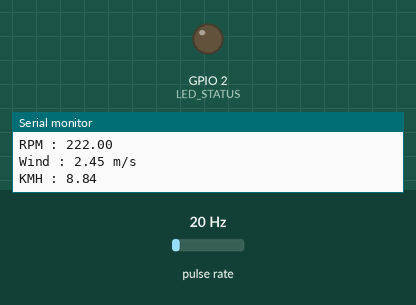
This sketch was run on a simulated ESP32. On the bench: output pins drawn as LEDs (lit = HIGH), the last lines printed to the serial monitor. Wiring (inferred from the names in the program): pulse sensor: data GPIO 13. The test bench sets the inputs (shaded band); at power-on: pulse rate 20 Hz. WiFi joins after 1.5 s; servers stay silent unless stated; no MQTT or app messages arrive unless stated.

Above: at 2.4 s.
At 18.71 s:
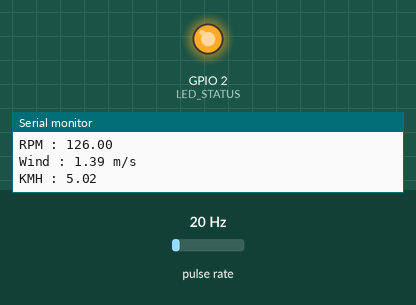
Timing chart, 0 to 19.4 s (numbered marks = the images above):
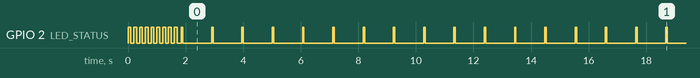

Measured:
- by itself, GPIO 2 (LED_STATUS): goes 8 × (LOW 0.10 s, HIGH 0.10 s), LOW 0.15 s, 121 × (HIGH 0.05 s, LOW 1.0 s), HIGH 0.05 s, then LOW
- by itself, everything shown: repeats every 27.4 s, in 52 steps

The sketch:

mqtt_connections.ino
```cpp
#include <WiFi.h>
#include <WiFiClientSecure.h>
#include <PubSubClient.h>
#include <ArduinoJson.h>

//=========================
// WIFI
//=========================
const char* ssid = "Pasca Sarjana";
const char* password = "ublkecee";

//=========================
// MQTT
//=========================
const char* mqtt_server = "t2a21271.ala.asia-southeast1.emqxsl.com";
const int mqtt_port = 8883;

const char* mqtt_user = "anemometer_esp1";
const char* mqtt_pass = "esp12345678";

const char* topic = "weather/anemometer";

//=========================
// LED STATUS
//=========================
#define LED_STATUS 2

int mqttFailCount = 0;
const int MQTT_FAIL_THRESHOLD = 5; // setelah 5x gagal beruntun -> LED nyala terus

//=========================
// CA CERTIFICATE
// Ganti dengan isi file .crt
//=========================
const char* root_ca =
"-----BEGIN CERTIFICATE-----\n"
"MIIDjjCCAnagAwIBAgIQAzrx5qcRqaC7KGSxHQn65TANBgkqhkiG9w0BAQsFADBh\n"
"MQswCQYDVQQGEwJVUzEVMBMGA1UEChMMRGlnaUNlcnQgSW5jMRkwFwYDVQQLExB3\n"
"d3cuZGlnaWNlcnQuY29tMSAwHgYDVQQDExdEaWdpQ2VydCBHbG9iYWwgUm9vdCBH\n"
"MjAeFw0xMzA4MDExMjAwMDBaFw0zODAxMTUxMjAwMDBaMGExCzAJBgNVBAYTAlVT\n"
"MRUwEwYDVQQKEwxEaWdpQ2VydCBJbmMxGTAXBgNVBAsTEHd3dy5kaWdpY2VydC5j\n"
"b20xIDAeBgNVBAMTF0RpZ2lDZXJ0IEdsb2JhbCBSb290IEcyMIIBIjANBgkqhkiG\n"
"9w0BAQEFAAOCAQ8AMIIBCgKCAQEAuzfNNNx7a8myaJCtSnX/RrohCgiN9RlUyfuI\n"
"2/Ou8jqJkTx65qsGGmvPrC3oXgkkRLpimn7Wo6h+4FR1IAWsULecYxpsMNzaHxmx\n"
"1x7e/dfgy5SDN67sH0NO3Xss0r0upS/kqbitOtSZpLYl6ZtrAGCSYP9PIUkY92eQ\n"
"q2EGnI/yuum06ZIya7XzV+hdG82MHauVBJVJ8zUtluNJbd134/tJS7SsVQepj5Wz\n"
"tCO7TG1F8PapspUwtP1MVYwnSlcUfIKdzXOS0xZKBgyMUNGPHgm+F6HmIcr9g+UQ\n"
"vIOlCsRnKPZzFBQ9RnbDhxSJITRNrw9FDKZJobq7nMWxM4MphQIDAQABo0IwQDAP\n"
"BgNVHRMBAf8EBTADAQH/MA4GA1UdDwEB/wQEAwIBhjAdBgNVHQ4EFgQUTiJUIBiV\n"
"5uNu5g/6+rkS7QYXjzkwDQYJKoZIhvcNAQELBQADggEBAGBnKJRvDkhj6zHd6mcY\n"
"1Yl9PMWLSn/pvtsrF9+wX3N3KjITOYFnQoQj8kVnNeyIv/iPsGEMNKSuIEyExtv4\n"
"NeF22d+mQrvHRAiGfzZ0JFrabA0UWTW98kndth/Jsw1HKj2ZL7tcu7XUIOGZX1NG\n"
"Fdtom/DzMNU+MeKNhJ7jitralj41E6Vf8PlwUHBHQRFXGU7Aj64GxJUTFy8bJZ91\n"
"8rGOmaFvE7FBcf6IKshPECBV1/MUReXgRPTqh5Uykw7+U0b6LJ3/iyK5S9kJRaTe\n"
"pLiaWN0bfVKfjllDiIGknibVb63dDcY3fe0Dkhvld1927jyNxF1WW6LZZm6zNTfl\n"
"MrY=\n"
"-----END CERTIFICATE-----\n";

//=========================
// HC020K
//=========================
#define SENSOR_PIN 13

volatile unsigned long pulseCount = 0;

WiFiClientSecure espClient;
PubSubClient client(espClient);

//=========================
// PARAMETER
//=========================
const int SLOT = 10;

const float RADIUS = 0.044;          // meter

const float CALIBRATION = 2.40;

unsigned long lastMillis = 0;

//=========================
// INTERRUPT
//=========================
void IRAM_ATTR countPulse()
{
    pulseCount++;
}

//=========================
// LED HELPER
//=========================
void ledBlinkOnceShort()
{
    // kedip singkat -> data berhasil terkirim
    digitalWrite(LED_STATUS, HIGH);
    delay(50);
    digitalWrite(LED_STATUS, LOW);
}

void ledBlinkFail3x()
{
    // tiga kedip cepat -> pengiriman gagal
    for (int i = 0; i < 3; i++)
    {
        digitalWrite(LED_STATUS, HIGH);
        delay(100);
        digitalWrite(LED_STATUS, LOW);
        delay(100);
    }
}

//=========================
// WIFI
//=========================
void connectWiFi()
{
    Serial.print("Connecting WiFi");

    WiFi.begin(ssid, password);

    while (WiFi.status() != WL_CONNECTED)
    {
        // berkedip cepat -> sedang menghubungkan
        digitalWrite(LED_STATUS, HIGH);
        delay(100);
        digitalWrite(LED_STATUS, LOW);
        delay(100);

        Serial.print(".");
    }

    Serial.println();
    Serial.println("WiFi Connected");

    digitalWrite(LED_STATUS, LOW); // standby sementara nunggu MQTT
}

//=========================
// MQTT
//=========================
void reconnectMQTT()
{
    while (!client.connected())
    {
        Serial.print("Connecting MQTT...");

        // berkedip cepat -> sedang menghubungkan
        digitalWrite(LED_STATUS, HIGH);
        delay(100);
        digitalWrite(LED_STATUS, LOW);
        delay(100);

        if(client.connect("ESP32_Anemometer", mqtt_user, mqtt_pass))
        {
            Serial.println("Connected");

            mqttFailCount = 0;
            digitalWrite(LED_STATUS, LOW); // mati -> sistem normal, standby
        }
        else
        {
            Serial.print("Failed : ");
            Serial.println(client.state());

            mqttFailCount++;

            if (mqttFailCount >= MQTT_FAIL_THRESHOLD)
            {
                // menyala terus -> gangguan koneksi (gagal berkali-kali)
                digitalWrite(LED_STATUS, HIGH);
                delay(3000);
            }
            else
            {
                // berkedip pelan -> WiFi tersambung, MQTT belum
                digitalWrite(LED_STATUS, HIGH);
                delay(1500);
                digitalWrite(LED_STATUS, LOW);
                delay(1500);
            }
        }
    }
}

//=========================
// SETUP
//=========================
void setup()
{
    Serial.begin(115200);

    pinMode(LED_STATUS, OUTPUT);
    digitalWrite(LED_STATUS, LOW);

    pinMode(SENSOR_PIN, INPUT_PULLUP);

    attachInterrupt(
        digitalPinToInterrupt(SENSOR_PIN),
        countPulse,
        FALLING
    );

    connectWiFi();

    espClient.setCACert(root_ca);

    client.setServer(mqtt_server, mqtt_port);
}

//=========================
// LOOP
//=========================
void loop()
{
    if(WiFi.status()!=WL_CONNECTED)
        connectWiFi();

    if(!client.connected())
        reconnectMQTT();

    client.loop();

    if(millis()-lastMillis>=1000)
    {
        noInterrupts();

        unsigned long pulse = pulseCount;

        pulseCount = 0;

        interrupts();

        //-----------------------
        // RPM
        //-----------------------
        float rpm =
            (pulse * 60.0) / SLOT;

        //-----------------------
        // Tip Speed
        //-----------------------
        float tipSpeed =
            (2.0 * PI * RADIUS * rpm) / 60.0;

        //-----------------------
        // Wind Speed
        //-----------------------
        float windSpeed =
            tipSpeed * CALIBRATION;

        float kmh =
            windSpeed * 3.6;

        //-----------------------
        // JSON
        //-----------------------
        StaticJsonDocument<256> doc;

        doc["pulse"] = pulse;
        doc["rpm"] = rpm;
        doc["speed"] = windSpeed;
        doc["speed_ms"] = windSpeed;
        doc["speed_kmh"] = kmh;

        char buffer[256];

        serializeJson(doc, buffer);

        bool sent = client.publish(topic, buffer);

        if (sent)
        {
            ledBlinkOnceShort();  // kedip singkat -> data berhasil dikirim
        }
        else
        {
            ledBlinkFail3x();     // tiga kedip cepat -> pengiriman gagal
        }

        //-----------------------
        // Serial Monitor
        //-----------------------
        Serial.println("====================");
        Serial.print("Pulse : ");
        Serial.println(pulse);

        Serial.print("RPM : ");
        Serial.println(rpm);

        Serial.print("Wind : ");
        Serial.print(windSpeed);
        Serial.println(" m/s");

        Serial.print("KMH : ");
        Serial.println(kmh);

        lastMillis = millis();
    }
}
```
